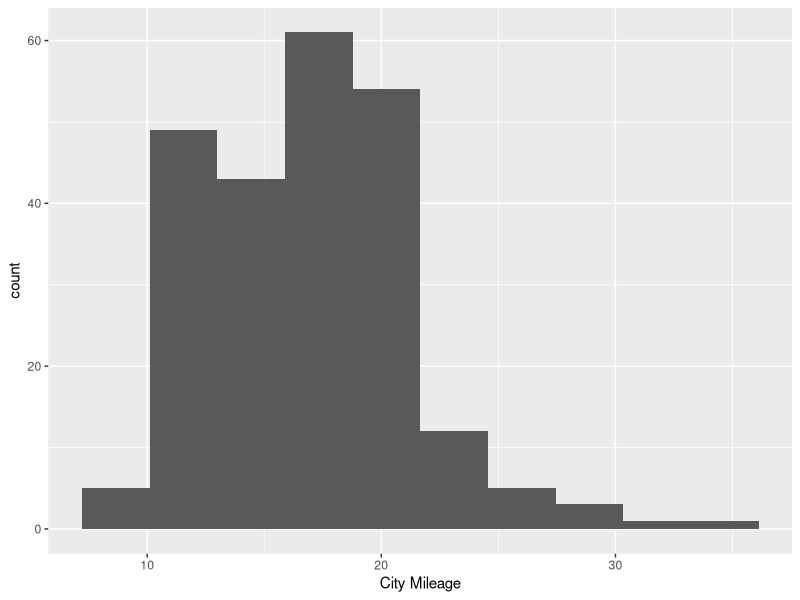

Source code (R): (Note: this script raises an error after producing the figure.)
data()

library(ggplot2)


dim(mpg)

View(mpg)
names(mpg)
str(mpg)

?mpg

?mean

?filter

install.packages("dplyr")
library(dplyr)

filter(mpg, cty > 20)

# add a new column showing the city mileage in km/ltr
mpg_metric <- mutate(mpg, city_km <- cty * 0.425144)
View(mpg_metric)

# perform the above task using the pipe operator
mpg_metric_2 <- mpg %>%
    mutate(kmpl <- cty * 0.425144)
dim(mpg_metric_2)

# for every type of car, find the mean engine displacement
mpg %>%
    group_by(class) %>%
    summarise(mean(displ))

?ggplot

# creating a histogram to examine the city mileage column
ggplot(mpg, aes(x = cty)) +
    geom_histogram(bins = 10) +
    labs(x="City Mileage")

# return all the rows that contain toyota car
filter(mpg, tolower(manufacturer) == "toyota")


# another way to do it
mpg %>%
    filter(grepl('toyota',ignore.case = TRUE, manufacturer))


# display all the toyota cars from mtcars
View(mtcars)

# row_filter <- grepl("toyota", ignore.case = TRUE, rownames(mtcars))
# my_data <- mtcars[row_filter, ]
# head(my_data)

mtcars[grepl("toyota", ignore.case = TRUE, rownames(mtcars))]

sqrt(54)

x <- seq(1,10,by=0.5)
print(x)

print()

rnorm(10)
